Frame 1 (no input): blank canvas, image omitted
Frame 60 (the mouse pressed at the canvas centre just before this capture): blank canvas, image omitted
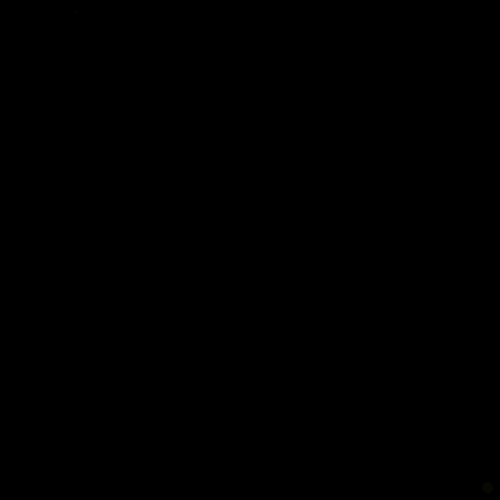
Frame 120 (the mouse held since frame 60 and released just before this capture)

The Processing sketch whose frames 1 and 60 were blank and that drew this single picture after the mouse press (run headless with seeded random() and noise(); from frame 60 on, the mouse is pressed at the canvas centre):

// Processing sketch: processing_46748
// ── processing_46748.pde

float posicionX=0.0;
float velocidadX=0.1;
float posicionY=500.0;
float velocidadY=-0.1;

float radio=0.0;
float velocidadR=0.1;

float velocidadC=0.15;
float colour=0.0;

void setup (){
  size (500,500);
}
void draw(){
  background (0);
  fill(255);
  //loop ();
  // esta solo existe sin el float de arriba ellipse (millis ()/30,height/2,50,50);

//posicion= posicion + velocidad;
//posicionX+=velocidad;
//jugar con la variable "posicion"

fill (random(colour), random(colour),random(colour));
posicionX+=velocidadX;
posicionY+=velocidadY;
radio+=velocidadR;
colour+=velocidadC;

ellipse(250*noise(posicionX),posicionX,random(radio),random(radio));
ellipse(posicionY,posicionY,radio,radio);

}
